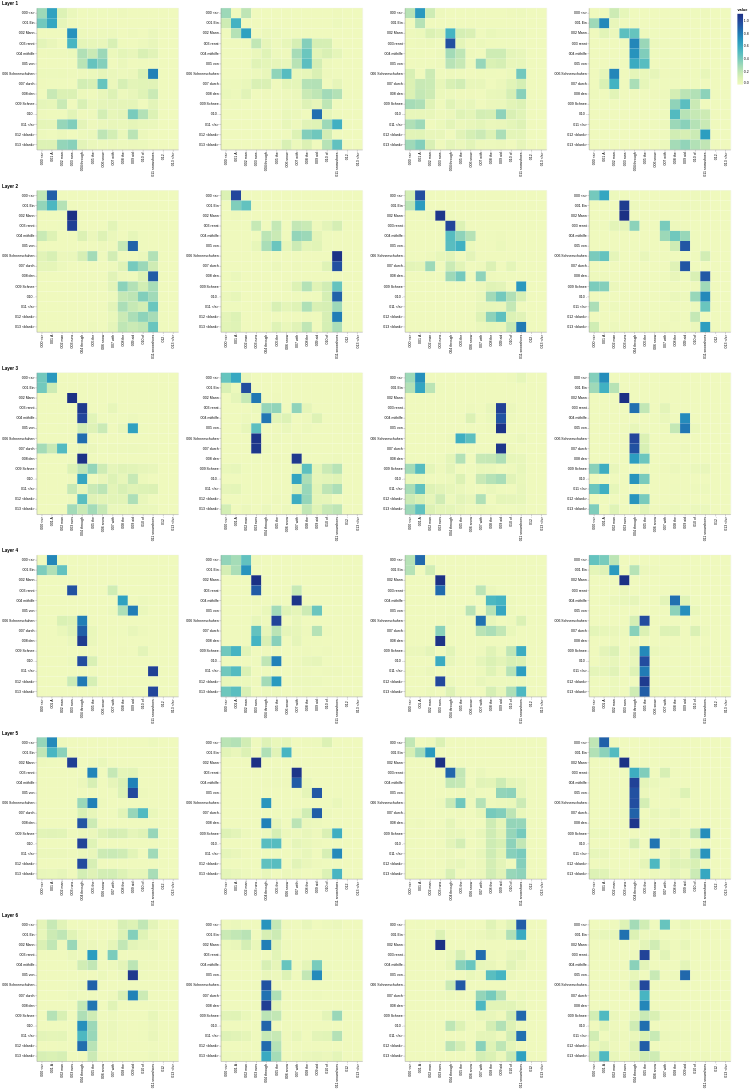

Notebook source saved alongside this figure:
### Markdown cell above
## Decoder Src Attention

### Code cell
def viz_decoder_src():
    model, example_data = run_model_example(n_examples=1)
    example = example_data[len(example_data) - 1]

    layer_viz = [
        visualize_layer(
            model,
            layer,
            get_decoder_src,
            max(len(example[1]), len(example[2])),
            example[1],
            example[2],
        )
        for layer in range(6)
    ]
    return alt.hconcat(
        layer_viz[0]
        & layer_viz[1]
        & layer_viz[2]
        & layer_viz[3]
        & layer_viz[4]
        & layer_viz[5]
    )


show_example(viz_decoder_src)

### Figure 1 — Vega-Lite specification as saved in the notebook (floating-point values rounded to 4 significant figures; data arrays with more than 128 entries replaced by an {"elided": "..."} marker saying what was removed)
{"config": {"view": {"continuousWidth": 300, "continuousHeight": 300}}, "hconcat": [{"vconcat": [{"hconcat": [{"data": {"name": "data-fe8561bcfe597b0ea08dfeb3c024cbc4"}, "mark": {"type": "rect"}, "encoding": {"color": {"field": "value", "type": "quantitative"}, "tooltip": [{"field": "row", "type": "quantitative"}, {"field": "column", "type": "quantitative"}, {"field": "value", "type": "quantitative"}, {"field": "row_token", "type": "nominal"}, {"field": "col_token", "type": "nominal"}], "x": {"axis": {"title": ""}, "field": "col_token", "type": "nominal"}, "y": {"axis": {"title": ""}, "field": "row_token", "type": "nominal"}}, "height": 400, "name": "view_73", "width": 400}, {"data": {"name": "data-edcd483c24b32efb9265b29bce1d7502"}, "mark": {"type": "rect"}, "encoding": {"color": {"field": "value", "type": "quantitative"}, "tooltip": [{"field": "row", "type": "quantitative"}, {"field": "column", "type": "quantitative"}, {"field": "value", "type": "quantitative"}, {"field": "row_token", "type": "nominal"}, {"field": "col_token", "type": "nominal"}], "x": {"axis": {"title": ""}, "field": "col_token", "type": "nominal"}, "y": {"axis": {"title": ""}, "field": "row_token", "type": "nominal"}}, "height": 400, "name": "view_74", "width": 400}, {"data": {"name": "data-cb245e52d27b340e07c86ee11dc86caa"}, "mark": {"type": "rect"}, "encoding": {"color": {"field": "value", "type": "quantitative"}, "tooltip": [{"field": "row", "type": "quantitative"}, {"field": "column", "type": "quantitative"}, {"field": "value", "type": "quantitative"}, {"field": "row_token", "type": "nominal"}, {"field": "col_token", "type": "nominal"}], "x": {"axis": {"title": ""}, "field": "col_token", "type": "nominal"}, "y": {"axis": {"title": ""}, "field": "row_token", "type": "nominal"}}, "height": 400, "name": "view_75", "width": 400}, {"data": {"name": "data-4c2f1c4673451abce506a776d23d51d0"}, "mark": {"type": "rect"}, "encoding": {"color": {"field": "value", "type": "quantitative"}, "tooltip": [{"field": "row", "type": "quantitative"}, {"field": "column", "type": "quantitative"}, {"field": "value", "type": "quantitative"}, {"field": "row_token", "type": "nominal"}, {"field": "col_token", "type": "nominal"}], "x": {"axis": {"title": ""}, "field": "col_token", "type": "nominal"}, "y": {"axis": {"title": ""}, "field": "row_token", "type": "nominal"}}, "height": 400, "name": "view_76", "width": 400}]}, {"vconcat": [{"hconcat": [{"data": {"name": "data-dcd7a8e3356311ba18f5eb811430a32b"}, "mark": {"type": "rect"}, "encoding": {"color": {"field": "value", "type": "quantitative"}, "tooltip": [{"field": "row", "type": "quantitative"}, {"field": "column", "type": "quantitative"}, {"field": "value", "type": "quantitative"}, {"field": "row_token", "type": "nominal"}, {"field": "col_token", "type": "nominal"}], "x": {"axis": {"title": ""}, "field": "col_token", "type": "nominal"}, "y": {"axis": {"title": ""}, "field": "row_token", "type": "nominal"}}, "height": 400, "name": "view_77", "width": 400}, {"data": {"name": "data-890c3933d0ed33f26833189495c3ae02"}, "mark": {"type": "rect"}, "encoding": {"color": {"field": "value", "type": "quantitative"}, "tooltip": [{"field": "row", "type": "quantitative"}, {"field": "column", "type": "quantitative"}, {"field": "value", "type": "quantitative"}, {"field": "row_token", "type": "nominal"}, {"field": "col_token", "type": "nominal"}], "x": {"axis": {"title": ""}, "field": "col_token", "type": "nominal"}, "y": {"axis": {"title": ""}, "field": "row_token", "type": "nominal"}}, "height": 400, "name": "view_78", "width": 400}, {"data": {"name": "data-c9948e1f2aff56f0d2afd57729e2c55f"}, "mark": {"type": "rect"}, "encoding": {"color": {"field": "value", "type": "quantitative"}, "tooltip": [{"field": "row", "type": "quantitative"}, {"field": "column", "type": "quantitative"}, {"field": "value", "type": "quantitative"}, {"field": "row_token", "type": "nominal"}, {"field": "col_token", "type": "nominal"}], "x": {"axis": {"title": ""}, "field": "col_token", "type": "nominal"}, "y": {"axis": {"title": ""}, "field": "row_token", "type": "nominal"}}, "height": 400, "name": "view_79", "width": 400}, {"data": {"name": "data-2f3e5cd2aabdec952c52f3b6cb2423eb"}, "mark": {"type": "rect"}, "encoding": {"color": {"field": "value", "type": "quantitative"}, "tooltip": [{"field": "row", "type": "quantitative"}, {"field": "column", "type": "quantitative"}, {"field": "value", "type": "quantitative"}, {"field": "row_token", "type": "nominal"}, {"field": "col_token", "type": "nominal"}], "x": {"axis": {"title": ""}, "field": "col_token", "type": "nominal"}, "y": {"axis": {"title": ""}, "field": "row_token", "type": "nominal"}}, "height": 400, "name": "view_80", "width": 400}]}], "title": "Layer 2"}, {"vconcat": [{"hconcat": [{"data": {"name": "data-6e4788fe20ea5a8cfc371ee0c9085e6f"}, "mark": {"type": "rect"}, "encoding": {"color": {"field": "value", "type": "quantitative"}, "tooltip": [{"field": "row", "type": "quantitative"}, {"field": "column", "type": "quantitative"}, {"field": "value", "type": "quantitative"}, {"field": "row_token", "type": "nominal"}, {"field": "col_token", "type": "nominal"}], "x": {"axis": {"title": ""}, "field": "col_token", "type": "nominal"}, "y": {"axis": {"title": ""}, "field": "row_token", "type": "nominal"}}, "height": 400, "name": "view_81", "width": 400}, {"data": {"name": "data-08934d37e3b86019f80ebd309ebaf6df"}, "mark": {"type": "rect"}, "encoding": {"color": {"field": "value", "type": "quantitative"}, "tooltip": [{"field": "row", "type": "quantitative"}, {"field": "column", "type": "quantitative"}, {"field": "value", "type": "quantitative"}, {"field": "row_token", "type": "nominal"}, {"field": "col_token", "type": "nominal"}], "x": {"axis": {"title": ""}, "field": "col_token", "type": "nominal"}, "y": {"axis": {"title": ""}, "field": "row_token", "type": "nominal"}}, "height": 400, "name": "view_82", "width": 400}, {"data": {"name": "data-864eca2dbc2f73c291e324b4744474a8"}, "mark": {"type": "rect"}, "encoding": {"color": {"field": "value", "type": "quantitative"}, "tooltip": [{"field": "row", "type": "quantitative"}, {"field": "column", "type": "quantitative"}, {"field": "value", "type": "quantitative"}, {"field": "row_token", "type": "nominal"}, {"field": "col_token", "type": "nominal"}], "x": {"axis": {"title": ""}, "field": "col_token", "type": "nominal"}, "y": {"axis": {"title": ""}, "field": "row_token", "type": "nominal"}}, "height": 400, "name": "view_83", "width": 400}, {"data": {"name": "data-cefb338c8ea1e2af14ff16a6b2580739"}, "mark": {"type": "rect"}, "encoding": {"color": {"field": "value", "type": "quantitative"}, "tooltip": [{"field": "row", "type": "quantitative"}, {"field": "column", "type": "quantitative"}, {"field": "value", "type": "quantitative"}, {"field": "row_token", "type": "nominal"}, {"field": "col_token", "type": "nominal"}], "x": {"axis": {"title": ""}, "field": "col_token", "type": "nominal"}, "y": {"axis": {"title": ""}, "field": "row_token", "type": "nominal"}}, "height": 400, "name": "view_84", "width": 400}]}], "title": "Layer 3"}, {"vconcat": [{"hconcat": [{"data": {"name": "data-d6701dce7a1b0f42b4124c5ad4520d23"}, "mark": {"type": "rect"}, "encoding": {"color": {"field": "value", "type": "quantitative"}, "tooltip": [{"field": "row", "type": "quantitative"}, {"field": "column", "type": "quantitative"}, {"field": "value", "type": "quantitative"}, {"field": "row_token", "type": "nominal"}, {"field": "col_token", "type": "nominal"}], "x": {"axis": {"title": ""}, "field": "col_token", "type": "nominal"}, "y": {"axis": {"title": ""}, "field": "row_token", "type": "nominal"}}, "height": 400, "name": "view_85", "width": 400}, {"data": {"name": "data-c6f4f93c68c7db936e826b1c24ccf6ab"}, "mark": {"type": "rect"}, "encoding": {"color": {"field": "value", "type": "quantitative"}, "tooltip": [{"field": "row", "type": "quantitative"}, {"field": "column", "type": "quantitative"}, {"field": "value", "type": "quantitative"}, {"field": "row_token", "type": "nominal"}, {"field": "col_token", "type": "nominal"}], "x": {"axis": {"title": ""}, "field": "col_token", "type": "nominal"}, "y": {"axis": {"title": ""}, "field": "row_token", "type": "nominal"}}, "height": 400, "name": "view_86", "width": 400}, {"data": {"name": "data-f2b0679953c0ded2d0cad49dc6bb0106"}, "mark": {"type": "rect"}, "encoding": {"color": {"field": "value", "type": "quantitative"}, "tooltip": [{"field": "row", "type": "quantitative"}, {"field": "column", "type": "quantitative"}, {"field": "value", "type": "quantitative"}, {"field": "row_token", "type": "nominal"}, {"field": "col_token", "type": "nominal"}], "x": {"axis": {"title": ""}, "field": "col_token", "type": "nominal"}, "y": {"axis": {"title": ""}, "field": "row_token", "type": "nominal"}}, "height": 400, "name": "view_87", "width": 400}, {"data": {"name": "data-be5bdc5e8918fb49732f3169b3df9a44"}, "mark": {"type": "rect"}, "encoding": {"color": {"field": "value", "type": "quantitative"}, "tooltip": [{"field": "row", "type": "quantitative"}, {"field": "column", "type": "quantitative"}, {"field": "value", "type": "quantitative"}, {"field": "row_token", "type": "nominal"}, {"field": "col_token", "type": "nominal"}], "x": {"axis": {"title": ""}, "field": "col_token", "type": "nominal"}, "y": {"axis": {"title": ""}, "field": "row_token", "type": "nominal"}}, "height": 400, "name": "view_88", "width": 400}]}], "title": "Layer 4"}, {"vconcat": [{"hconcat": [{"data": {"name": "data-59885a70f1232816889d860950222622"}, "mark": {"type": "rect"}, "encoding": {"color": {"field": "value", "type": "quantitative"}, "tooltip": [{"field": "row", "type": "quantitative"}, {"field": "column", "type": "quantitative"}, {"field": "value", "type": "quantitative"}, {"field": "row_token", "type": "nominal"}, {"field": "col_token", "type": "nominal"}], "x": {"axis": {"title": ""}, "field": "col_token", "type": "nominal"}, "y": {"axis": {"title": ""}, "field": "row_token", "type": "nominal"}}, "height": 400, "name": "view_89", "width": 400}, {"data": {"name": "data-62b379fd07d882ebfb08d785df89848a"}, "mark": {"type": "rect"}, "encoding": {"color": {"field": "value", "type": "quantitative"}, "tooltip": [{"field": "row", "type": "quantitative"}, {"field": "column", "type": "quantitative"}, {"field": "value", "type": "quantitative"}, {"field": "row_token", "type": "nominal"}, {"field": "col_token", "type": "nominal"}], "x": {"axis": {"title": ""}, "field": "col_token", "type": "nominal"}, "y": {"axis": {"title": ""}, "field": "row_token", "type": "nominal"}}, "height": 400, "name": "view_90", "width": 400}, {"data": {"name": "data-3be27b53237d604617b4d6b40c313672"}, "mark": {"type": "rect"}, "encoding": {"color": {"field": "value", "type": "quantitative"}, "tooltip": [{"field": "row", "type": "quantitative"}, {"field": "column", "type": "quantitative"}, {"field": "value", "type": "quantitative"}, {"field": "row_token", "type": "nominal"}, {"field": "col_token", "type": "nominal"}], "x": {"axis": {"title": ""}, "field": "col_token", "type": "nominal"}, "y": {"axis": {"title": ""}, "field": "row_token", "type": "nominal"}}, "height": 400, "name": "view_91", "width": 400}, {"data": {"name": "data-7203f46ffeef3c7d7434f01abbeecbe2"}, "mark": {"type": "rect"}, "encoding": {"color": {"field": "value", "type": "quantitative"}, "tooltip": [{"field": "row", "type": "quantitative"}, {"field": "column", "type": "quantitative"}, {"field": "value", "type": "quantitative"}, {"field": "row_token", "type": "nominal"}, {"field": "col_token", "type": "nominal"}], "x": {"axis": {"title": ""}, "field": "col_token", "type": "nominal"}, "y": {"axis": {"title": ""}, "field": "row_token", "type": "nominal"}}, "height": 400, "name": "view_92", "width": 400}]}], "title": "Layer 5"}, {"vconcat": [{"hconcat": [{"data": {"name": "data-e50c2487986a2fa20f9852f174efe81b"}, "mark": {"type": "rect"}, "encoding": {"color": {"field": "value", "type": "quantitative"}, "tooltip": [{"field": "row", "type": "quantitative"}, {"field": "column", "type": "quantitative"}, {"field": "value", "type": "quantitative"}, {"field": "row_token", "type": "nominal"}, {"field": "col_token", "type": "nominal"}], "x": {"axis": {"title": ""}, "field": "col_token", "type": "nominal"}, "y": {"axis": {"title": ""}, "field": "row_token", "type": "nominal"}}, "height": 400, "name": "view_93", "width": 400}, {"data": {"name": "data-431271909a62d3b013b33ad827e9b0ec"}, "mark": {"type": "rect"}, "encoding": {"color": {"field": "value", "type": "quantitative"}, "tooltip": [{"field": "row", "type": "quantitative"}, {"field": "column", "type": "quantitative"}, {"field": "value", "type": "quantitative"}, {"field": "row_token", "type": "nominal"}, {"field": "col_token", "type": "nominal"}], "x": {"axis": {"title": ""}, "field": "col_token", "type": "nominal"}, "y": {"axis": {"title": ""}, "field": "row_token", "type": "nominal"}}, "height": 400, "name": "view_94", "width": 400}, {"data": {"name": "data-a6d86a74f78687c523766dfeee2acc9e"}, "mark": {"type": "rect"}, "encoding": {"color": {"field": "value", "type": "quantitative"}, "tooltip": [{"field": "row", "type": "quantitative"}, {"field": "column", "type": "quantitative"}, {"field": "value", "type": "quantitative"}, {"field": "row_token", "type": "nominal"}, {"field": "col_token", "type": "nominal"}], "x": {"axis": {"title": ""}, "field": "col_token", "type": "nominal"}, "y": {"axis": {"title": ""}, "field": "row_token", "type": "nominal"}}, "height": 400, "name": "view_95", "width": 400}, {"data": {"name": "data-c49fec2f1d66e2386ca6cb1130520a4c"}, "mark": {"type": "rect"}, "encoding": {"color": {"field": "value", "type": "quantitative"}, "tooltip": [{"field": "row", "type": "quantitative"}, {"field": "column", "type": "quantitative"}, {"field": "value", "type": "quantitative"}, {"field": "row_token", "type": "nominal"}, {"field": "col_token", "type": "nominal"}], "x": {"axis": {"title": ""}, "field": "col_token", "type": "nominal"}, "y": {"axis": {"title": ""}, "field": "row_token", "type": "nominal"}}, "height": 400, "name": "view_96", "width": 400}]}], "title": "Layer 6"}], "title": "Layer 1"}], "params": [{"name": "param_150", "select": {"type": "interval", "encodings": ["x", "y"]}, "bind": "scales", "views": ["view_73"]}, {"name": "param_152", "select": {"type": "interval", "encodings": ["x", "y"]}, "bind": "scales", "views": ["view_74"]}, {"name": "param_154", "select": {"type": "interval", "encodings": ["x", "y"]}, "bind": "scales", "views": ["view_75"]}, {"name": "param_156", "select": {"type": "interval", "encodings": ["x", "y"]}, "bind": "scales", "views": ["view_76"]}, {"name": "param_158", "select": {"type": "interval", "encodings": ["x", "y"]}, "bind": "scales", "views": ["view_77"]}, {"name": "param_160", "select": {"type": "interval", "encodings": ["x", "y"]}, "bind": "scales", "views": ["view_78"]}, {"name": "param_162", "select": {"type": "interval", "encodings": ["x", "y"]}, "bind": "scales", "views": ["view_79"]}, {"name": "param_164", "select": {"type": "interval", "encodings": ["x", "y"]}, "bind": "scales", "views": ["view_80"]}, {"name": "param_166", "select": {"type": "interval", "encodings": ["x", "y"]}, "bind": "scales", "views": ["view_81"]}, {"name": "param_168", "select": {"type": "interval", "encodings": ["x", "y"]}, "bind": "scales", "views": ["view_82"]}, {"name": "param_170", "select": {"type": "interval", "encodings": ["x", "y"]}, "bind": "scales", "views": ["view_83"]}, {"name": "param_172", "select": {"type": "interval", "encodings": ["x", "y"]}, "bind": "scales", "views": ["view_84"]}, {"name": "param_174", "select": {"type": "interval", "encodings": ["x", "y"]}, "bind": "scales", "views": ["view_85"]}, {"name": "param_176", "select": {"type": "interval", "encodings": ["x", "y"]}, "bind": "scales", "views": ["view_86"]}, {"name": "param_178", "select": {"type": "interval", "encodings": ["x", "y"]}, "bind": "scales", "views": ["view_87"]}, {"name": "param_180", "select": {"type": "interval", "encodings": ["x", "y"]}, "bind": "scales", "views": ["view_88"]}, {"name": "param_182", "select": {"type": "interval", "encodings": ["x", "y"]}, "bind": "scales", "views": ["view_89"]}, {"name": "param_184", "select": {"type": "interval", "encodings": ["x", "y"]}, "bind": "scales", "views": ["view_90"]}, {"name": "param_186", "select": {"type": "interval", "encodings": ["x", "y"]}, "bind": "scales", "views": ["view_91"]}, {"name": "param_188", "select": {"type": "interval", "encodings": ["x", "y"]}, "bind": "scales", "views": ["view_92"]}, {"name": "param_190", "select": {"type": "interval", "encodings": ["x", "y"]}, "bind": "scales", "views": ["view_93"]}, {"name": "param_192", "select": {"type": "interval", "encodings": ["x", "y"]}, "bind": "scales", "views": ["view_94"]}, {"name": "param_194", "select": {"type": "interval", "encodings": ["x", "y"]}, "bind": "scales", "views": ["view_95"]}, {"name": "param_196", "select": {"type": "interval", "encodings": ["x", "y"]}, "bind": "scales", "views": ["view_96"]}], "$schema": "https://vega.github.io/schema/vega-lite/v5.20.1.json", "datasets": {"data-fe8561bcfe597b0ea08dfeb3c024cbc4": {"elided": "196 records"}, "data-edcd483c24b32efb9265b29bce1d7502": {"elided": "196 records"}, "data-cb245e52d27b340e07c86ee11dc86caa": {"elided": "196 records"}, "data-4c2f1c4673451abce506a776d23d51d0": {"elided": "196 records"}, "data-dcd7a8e3356311ba18f5eb811430a32b": {"elided": "196 records"}, "data-890c3933d0ed33f26833189495c3ae02": {"elided": "196 records"}, "data-c9948e1f2aff56f0d2afd57729e2c55f": {"elided": "196 records"}, "data-2f3e5cd2aabdec952c52f3b6cb2423eb": {"elided": "196 records"}, "data-6e4788fe20ea5a8cfc371ee0c9085e6f": {"elided": "196 records"}, "data-08934d37e3b86019f80ebd309ebaf6df": {"elided": "196 records"}, "data-864eca2dbc2f73c291e324b4744474a8": {"elided": "196 records"}, "data-cefb338c8ea1e2af14ff16a6b2580739": {"elided": "196 records"}, "data-d6701dce7a1b0f42b4124c5ad4520d23": {"elided": "196 records"}, "data-c6f4f93c68c7db936e826b1c24ccf6ab": {"elided": "196 records"}, "data-f2b0679953c0ded2d0cad49dc6bb0106": {"elided": "196 records"}, "data-be5bdc5e8918fb49732f3169b3df9a44": {"elided": "196 records"}, "data-59885a70f1232816889d860950222622": {"elided": "196 records"}, "data-62b379fd07d882ebfb08d785df89848a": {"elided": "196 records"}, "data-3be27b53237d604617b4d6b40c313672": {"elided": "196 records"}, "data-7203f46ffeef3c7d7434f01abbeecbe2": {"elided": "196 records"}, "data-e50c2487986a2fa20f9852f174efe81b": {"elided": "196 records"}, "data-431271909a62d3b013b33ad827e9b0ec": {"elided": "196 records"}, "data-a6d86a74f78687c523766dfeee2acc9e": {"elided": "196 records"}, "data-c49fec2f1d66e2386ca6cb1130520a4c": {"elided": "196 records"}}}
